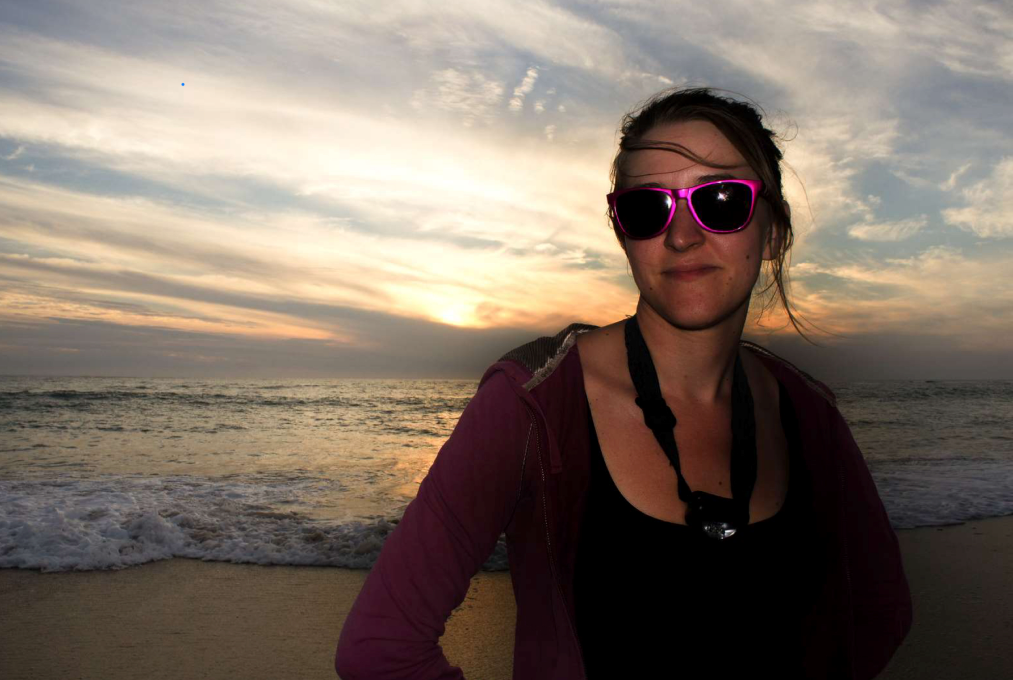
#> input picture py/py_overlap_dog/imgs/women.bmp, 1013 x 680 px
$ python main.py
#> lines starting #> are read from the running program, lines starting #| are printed output that depends on the picture
### py/py_overlap_dog/lime.py
from pathlib import Path
import time

from PIL import Image
import numpy as np

# ----- import python function ----- #
from init_map import initial_map
from alm import lime_trial
from gamma_corr import gamma_corr
from typing import Optional


def run_lime(
    out_dir: Path,
    img_in: np.ndarray,
    alpha: float = 0.08,
    mu0: float = 0.01,
    rho: float = 1.2,
    gamma: float = 0.8,
    k0: int = 1,
    save_label: Optional[str] = None,
) -> np.ndarray:
    t0 = time.perf_counter()

    out_dir.mkdir(parents=True, exist_ok=True)
    label = save_label or "run"

    def stage_path(stage: str) -> Path:
        stage_dir = out_dir / stage
        stage_dir.mkdir(parents=True, exist_ok=True)
        return stage_dir / f"{label}.bmp"

    # also save the normalized input back (for reference)
    in_img = stage_path("input_image")
    Image.fromarray((np.clip(img_in, 0, 1) * 255).astype(np.uint8), mode="RGB").save(in_img)

    # print("image size: ", img_in.shape)

    # ----- initialize illumination map ----- #
    illum = initial_map(img_in)
    #print("initial illu map size: ", illum.shape)
    illum_out = stage_path("initial_illum_map")
    Image.fromarray((illum * 255).astype(np.uint8), mode="L").save(illum_out)

    # ----- Augmented Lagrange Multiplier (lime_trial) ----- #
    Tout = lime_trial(illum, alpha=alpha, mu0=mu0, rho=rho, k0=k0)

    # refine to [0,1], save
    Tout_clipped = np.clip(np.abs(Tout), 0, 1)
    illum_refined_out = stage_path("refined_illum_map")
    Image.fromarray((Tout_clipped * 255).astype(np.uint8), mode="L").save(illum_refined_out)

    # ----- Gamma Correction ----- #
    Tout_gamma = gamma_corr(Tout_clipped, gamma)
    illum_gamma_out = stage_path("gamma_illum_map")
    Image.fromarray((np.clip(Tout_gamma, 0, 1) * 255).astype(np.uint8), mode="L").save(illum_gamma_out)

    # ----- Enhance image by dividing input with gamma-corrected illumination ----- #
    T3 = np.stack([np.clip(Tout_gamma, 1e-6, 1.0)] * 3, axis=2)
    img_enhanced = np.clip(img_in / T3, 0, 1)  # dot division RGB channel image
    enhanced_out = stage_path("enhanced_image")
    Image.fromarray((img_enhanced * 255).astype(np.uint8), mode="RGB").save(enhanced_out)

    t1 = time.perf_counter()
    #print("execution time: {:.6f} s".format(t1 - t0))
    return img_enhanced

### py/py_overlap_dog/init_map.py
from __future__ import annotations

import numpy as np


def initial_map(rgb: np.ndarray, eps: float = 1e-6) -> np.ndarray:
    """
    Compute initial illumination map: per-pixel max over RGB channels.
    Mirrors MATLAB initial_map.m but vectorized.

    reduce(arr[i][j][k], axis)
    axis=0->arr[all i][j][k]
    axis=1->arr[i][all j][k]
    axis=2->arr[i][j][all k] = arr[i][j][0],arr[i][j][1],arr[i][j][2]
    """
    illum = np.maximum.reduce(rgb, axis=2)
    illum[illum == 0] = eps
    return np.clip(illum, 0.0, 1.0)

### py/py_overlap_dog/alm.py
from __future__ import annotations

import numpy as np
from pathlib import Path

from fft import fft2_iterative_radix2, ifft2_iterative_radix2
from tdenom import tdenom_mat

def maked_alt(m: int) -> np.ndarray:
    """Create forward-difference matrix D of shape (m, m+1)."""
    A = np.zeros((m, m + 1), dtype=np.float64)
    idx = np.arange(m)
    A[idx, idx] = -1.0
    A[idx, idx + 1] = 1.0
    # print("matrix D: ")
    # print(A)
    return A


def multiplyd(T: np.ndarray) -> np.ndarray:
    """
    Multiply D with T to get gradient.
    Returns shape (2*m, n) stacked [Dx; Dy] in column-major order.
    """
    m, n = T.shape
    Dy = maked_alt(m)
    Dxt = maked_alt(n)
    Dx = Dxt.T

    # print("Dy: \n", Dy)
    # print("Dxt: \n", Dxt)
    # print("Dx: \n", Dx)

    # vertical gradient with wrap
    altTy = np.zeros((m + 1, n), dtype=np.float64)
    # print("altTy: \n", altTy)
    altTy[:m, :n] = T
    # print("altTy: \n", altTy)
    altTy[m, : n - 1] = T[0, 1:]
    # print("altTy: \n", altTy)
    altTy[m, n - 1] = T[0, 0]
    # print("altTy: \n", altTy)
    delTy = Dy @ altTy
    # print("detTy: \n", delTy)

    # horizontal gradient with wrap
    altTx = np.zeros((m, n + 1), dtype=np.float64)
    altTx[:, :n] = T
    altTx[:, n] = T[:, 0]
    delTx = altTx @ Dx

    dtx = delTx.reshape(m * n, order="F")
    dty = delTy.reshape(m * n, order="F")
    dt = np.concatenate((dtx, dty))
    return dt.reshape((2 * m, n), order="F")


def multiplydtrans(G: np.ndarray) -> np.ndarray:
    """
    Multiply D^T with G.
    G shape is (2*m, n); returns (m, n).
    """
    # (2m, n) = (p, n)
    p, n = G.shape
    m = p // 2

    # flatten matrix G to a 2m by n vector(column major)
    g = G.reshape(p * n, order="F")
    # first m*n element is Gx, last m*n element is Gy
    Gx = g[: m * n].reshape((m, n), order="F")
    Gy = g[m * n :].reshape((m, n), order="F")

    Dyi = maked_alt(m)
    Dy = -Dyi
    Dxi = maked_alt(n)
    Dx = Dxi[:n, :n]
    Dx[:, 0] += Dxi[:n, n]  # wrap column

    altGy = np.zeros((m + 1, n), dtype=np.float64)
    altGy[1:, :] = Gy
    altGy[0, 1:] = Gy[m - 1, : n - 1]
    altGy[0, 0] = Gy[m - 1, n - 1]

    delGy = Dy @ altGy
    delGx = Gx @ Dx

    # [9 lines of commented-out code are left out]

    return delGx + delGy

def shrinkage(A: np.ndarray, X: np.ndarray) -> np.ndarray:
    """Soft thresholding."""
    return np.sign(X) * np.maximum(np.abs(X) - A, 0.0)


def gaussian_kernel(size: int, sigma: float = 2.0) -> np.ndarray:
    """1D Gaussian kernel similar to fspecial('gaussian', [size,1], sigma)."""
    half = size // 2
    x = np.arange(-half, half + 1) if size % 2 else np.arange(-half, half)
    g = np.exp(-(x**2) / (2 * sigma * sigma))
    g /= g.sum()
    return g.reshape(-1, 1)


def make_weight_matrix(Ti: np.ndarray, ker_size: int = 5) -> np.ndarray:
    """Weight matrix using gradients of Ti."""
    m, n = Ti.shape
    p = m * n
    delTi = multiplyd(Ti)
    dtvec = delTi.reshape(2 * p, order="F")

    dtx = dtvec[:p]
    dty = dtvec[p:]

    w_gauss = gaussian_kernel(ker_size, sigma=2.0).flatten()
    convl_x = np.convolve(dtx, w_gauss, mode="same")
    convl_y = np.convolve(dty, w_gauss, mode="same")
    W_x = 1.0 / (np.abs(convl_x) + 1e-4)
    W_y = 1.0 / (np.abs(convl_y) + 1e-4)

    W_vec = np.concatenate((W_x, W_y))
    return W_vec.reshape((2 * m, n), order="F")

# ===== 1. shift fft ===== #
# [30 lines left out: functions Tdenom, updateT, not called in this run]
# ===== 1. shift fft ===== #

# ===== 2. unshift fft ===== #
def Tdenom_no_shift(m: int, n: int, mu: float) -> np.ndarray:
    """Denominator without fftshift; for use with unshifted spectra."""
    dxe = np.zeros((m, n), dtype=np.float64)
    dye = np.zeros((m, n), dtype=np.float64)
    dxe[1, 1] = -1.0
    dxe[1, 2 % n] = 1.0
    dye[1, 1] = -1.0
    dye[2 % m, 1] = 1.0

    dxf = np.fft.fft2(dxe)
    dyf = np.fft.fft2(dye)
    return 2.0 + mu * (np.conj(dxf) * dxf + np.conj(dyf) * dyf)

def updateT_no_shift(Ti: np.ndarray, mu: float, G: np.ndarray, U: np.ndarray) -> np.ndarray:
    """Update T sub-problem without fftshift/ifftshift (Td is unshifted to match)."""
    X = G - U                 # (G - Z/μ)
    delX = multiplydtrans(X)  # D^T * (G - Z/μ)
    Tnum = 2 * Ti + mu * delX # w * T + μ * D^T * (G - Z/μ)
    Tn = np.fft.fft2(Tnum)    # F{w * T + μ * D^T * (G - Z/μ)}

    m, n = Ti.shape
    Td = Tdenom_no_shift(m, n, mu)
    Tnd = Tn / Td
    return np.real(np.fft.ifft2(Tnd))
# ===== 2. unshift fft ===== #

# ===== 3. selfdefined fft ===== #
# [105 lines left out: functions updateT_selfdefined, Tdenom_selfdefined, updateT_param, Tdenom_param, updateT_dat, load_tdenom_hex and 1 more, not called in this run]
# ===== 5. fft with data file ===== #

def lime_trial(Ti: np.ndarray, alpha: float, mu0: float, rho: float, k0: int = 50) -> np.ndarray:
    """
    ADMM/ALM solver.
    Ti: initial illumination map (2D)
    alpha, mu0, rho: solver hyperparameters
    k0: iterations
    """
    m, n = Ti.shape
    k = 0
    mu = mu0
    Z = np.zeros((2 * m, n), dtype=np.float64) # 2m by n matrix
    # print(f"matrix Z: {2 * m} by {n}")
    # print(Z)
    G = np.zeros((2 * m, n), dtype=np.float64) # 2m by n matrix
    # print(f"matrix G: {2 * m} by {n}")
    # print(G)
    W = make_weight_matrix(Ti, ker_size=5)
    # print("matrix W:")
    # print(W)

    while k < k0:
        U = Z / mu                  # Z / μ
        A = alpha * W / mu          # Threshold matrix of each element
        T = updateT_no_shift(Ti, mu, G, U)   # T(t+1) = ...
        delT = multiplyd(T)         # ∇T
        G = shrinkage(A, delT + U)  # G(t+1) = Shrinkage(∇T + Z / μ)
        B = delT - G                # ∇T - G
        Z = mu * (B + U)            # Z(t+1) = μ(t) * (∇T - G)
        mu *= rho                   # μ(t+1) = μ(t)
        # [10 lines of commented-out code are left out]
        k += 1

    return T

### py/py_overlap_dog/gamma_corr.py
import numpy as np


def gamma_corr(a: np.ndarray, gamma: float) -> np.ndarray:
    """Element-wise gamma correction, matches MATLAB gamma_corr.m."""
    return a ** gamma

### py/py_overlap_dog/fusion.py
import numpy as np
from pathlib import Path

# ==========================================
# 0. Algorithm Parameters and Core Kernels
# ==========================================
# Hardware Optimization: Replace division with multiplication (Shift in Fixed-point logic)
# 1/16 = 0.0625
# 1/256 = 0.00390625
_k1d = np.array([1, 4, 6, 4, 1], dtype=np.float64)
# In hardware, this corresponds to: (ConvResult * 1) >> 8
GAUSS_KERNEL_5x5 = np.outer(_k1d, _k1d) / 256

LAPLACE_KERNEL_3x3 = np.array([
    [0,  1, 0],
    [1, -4, 1],
    [0,  1, 0]
], dtype=np.float64)

# Pre-calculate constant for Exposure to avoid division
# sigma = 0.2, 2*sigma^2 = 0.08
# INV_TWO_SIGMA_SQ = 1 / 0.08 = 12.5
INV_TWO_SIGMA_SQ = 12.5

def save_debug_dat(data, name, save_dir):
    """
    Save numpy array as a .dat file.
    save_dir: The specific directory to save the file (created automatically).
    """
    if save_dir is None:
        return

    # Automatically create directories recursively
    save_dir.mkdir(parents=True, exist_ok=True)

    path = save_dir / f"{name}.dat"

    if data.ndim == 3:
        h, w, c = data.shape
        to_save = data.reshape(-1, c)
    else:
        to_save = data

    # Save as plain text float, space delimited
    np.savetxt(path, to_save, fmt='%.6f', delimiter=' ')

# ==========================================
# 1. Basic Operation Units (No Up/Down Sample)
# ==========================================
def float_pad_reflect(img, pad_size):
    if img.ndim == 2:
        return np.pad(img, ((pad_size, pad_size), (pad_size, pad_size)), mode='reflect')
    else:
        return np.pad(img, ((pad_size, pad_size), (pad_size, pad_size), (0, 0)), mode='reflect')

def float_conv2d(img, kernel):
    k_h, k_w = kernel.shape
    pad_h = k_h // 2
    padded = float_pad_reflect(img, pad_h)
    from numpy.lib.stride_tricks import sliding_window_view
    windows = sliding_window_view(padded, (k_h, k_w))
    # Here only multiplication and addition (MAC) remain
    return np.sum(windows * kernel, axis=(2, 3))

def float_rgb2gray(img_patch):
    # These coefficients are also constant multiplications
    return np.dot(img_patch[..., :3], [0.114, 0.587, 0.299])

def float_gaussian_blur(img):
    """Perform Gaussian blur only, keep size unchanged."""
    return float_conv2d(img, GAUSS_KERNEL_5x5)

# ==========================================
# 2. Weight Calculation Logic (Hardware Optimized)
# ==========================================
def compute_cse_weights_debug(img_patch):
    # 1. Contrast (Laplacian) - Pure addition/subtraction and shifting
    # Kernel: 1, -4 (shift left 2)
    gray = float_rgb2gray(img_patch)
    C = np.abs(float_conv2d(gray, LAPLACE_KERNEL_3x3))

    # 2. Saturation (No-Division Optimization)
    # Original Formula: S = sum( (x - mean)^2 )
    # Trick: To avoid the division in mean = (R+G+B)/3, we scale the entire equation by 9.
    # S_scaled = (3R - Sum)^2 + (3G - Sum)^2 + (3B - Sum)^2
    # In Hardware: 3*R can be implemented as (R<<1) + R, using no multipliers.

    R = img_patch[:, :, 0]
    G = img_patch[:, :, 1]
    B = img_patch[:, :, 2]

    Sum_RGB = R + G + B

    # Calculate (3*Ch - Sum)^2
    # The result here is 9 times the original variance, but it does not affect comparison results.
    diff_r = (3 * R) - Sum_RGB
    diff_g = (3 * G) - Sum_RGB
    diff_b = (3 * B) - Sum_RGB

    S = (diff_r ** 2) + (diff_g ** 2) + (diff_b ** 2)

    # 3. Exposure (Multiplication Optimization)
    # exp( -diff^2 / 0.08 ) -> exp( -diff^2 * 12.5 )
    diff = img_patch - 0.5
    sq_diff = diff ** 2
    # Use multiplication instead of division
    E_c = np.exp(-sq_diff * INV_TWO_SIGMA_SQ)
    E = E_c[:, :, 0] * E_c[:, :, 1] * E_c[:, :, 2]

    # Combine Weights
    CS = C * S
    CSE = C * S * E

    return CSE + 1e-12, C, CS, CSE

# ==========================================
# 3. Main Fusion & Storage (Undecimated DoG)
# ==========================================
def run_fusion(enhanced1_patch, enhanced2_patch_inv, arr_patch, save_dir=None, patch_label=""):
    """
    Directory Structure Update:
    Weights: Category -> SubCategory -> IMGx -> File
    Pyramid: Category -> SubCategory -> Level (L0,L1) -> IMGx -> File
    """
    inputs = [enhanced1_patch, enhanced2_patch_inv, arr_patch]
    img_names = ["IMG1", "IMG2", "IMG3"]

    # --- Define Root Directories ---
    if save_dir:
        dir_cse_root = save_dir / "CSE"
        dir_pyr_root = save_dir / "Pyramid"

        # Sub-categories
        dir_c   = dir_cse_root / "1_C"
        dir_cs  = dir_cse_root / "2_CS"
        dir_cse = dir_cse_root / "3_CSE"
        dir_wta = dir_cse_root / "4_WTA_Mask"

        dir_pyr_gauss = dir_pyr_root / "1_Source_Blur"
        dir_pyr_dog   = dir_pyr_root / "2_Source_DoG"
        dir_pyr_mask  = dir_pyr_root / "3_Mask_Gauss"
        dir_pyr_fused = dir_pyr_root / "4_Fused_Pyr"
        dir_pyr_recon = dir_pyr_root / "5_Recon"

    # --- Step 1: Weights & Mask ---
    weights_raw = []
    for idx, img in enumerate(inputs):
        w, c, cs, cse = compute_cse_weights_debug(img)
        weights_raw.append(w)
        if save_dir:
            img_folder = img_names[idx]
            # Path: CSE -> 1_C -> IMGx -> File
            save_debug_dat(c,   f"{patch_label}_Weights_C",   dir_c   / img_folder)
            save_debug_dat(cs,  f"{patch_label}_Weights_CS",  dir_cs  / img_folder)
            save_debug_dat(cse, f"{patch_label}_Weights_CSE", dir_cse / img_folder)

    weights_raw = np.array(weights_raw)

    # Here we only compare magnitude, scaling by 9 does not affect the result.
    best_indices = np.argmax(weights_raw, axis=0)
    masks = []
    for k in range(3):
        m = (best_indices == k).astype(np.float64)
        masks.append(m)
        if save_dir:
            # Path: CSE -> 4_WTA_Mask -> IMGx -> File
            save_debug_dat(m, f"{patch_label}_Masks_WTA", dir_wta / img_names[k])

    # --- Step 2: Undecimated DoG Decomposition ---
    levels = 3
    pyr_imgs = []
    suffix_list = ["Und", "Ove", "Ori"]

    for idx, img in enumerate(inputs):
        img_folder = img_names[idx]
        suffix = suffix_list[idx]

        channels_pyr = []

        # Debug lists for storage
        blur_pyr_rgb_debug = [ [] for _ in range(levels) ]
        dog_pyr_rgb_debug = [ [] for _ in range(levels) ]

        for ch in range(3):
            current_img = img[:, :, ch]
            layer_list = []

            # --- Core Loop: Generate DoG ---
            temp_blur_list = [current_img]

            # Generate Blur Sequence
            for l in range(1, levels):
                blurred = float_gaussian_blur(temp_blur_list[-1])
                temp_blur_list.append(blurred)

            # Subtract to generate DoG
            for l in range(levels - 1):
                dog = temp_blur_list[l] - temp_blur_list[l+1]
                layer_list.append(dog)

                # Collect debug info
                dog_pyr_rgb_debug[l].append(dog)
                blur_pyr_rgb_debug[l].append(temp_blur_list[l])

            # The last layer Base
            base = temp_blur_list[-1]
            layer_list.append(base)

            # Collect debug info
            dog_pyr_rgb_debug[levels-1].append(base)
            blur_pyr_rgb_debug[levels-1].append(base)

            channels_pyr.append(layer_list)

        pyr_imgs.append(channels_pyr)

        if save_dir:
            for l in range(levels):
                # Path: Pyramid -> 1_Source_Blur -> L{l} -> IMGx -> File
                save_debug_dat(np.stack(blur_pyr_rgb_debug[l], axis=2),
                               f"{patch_label}_Img{idx+1}_{suffix}_Blur_L{l}",
                               dir_pyr_gauss / f"L{l}" / img_folder)

                # Path: Pyramid -> 2_Source_DoG -> L{l} -> IMGx -> File
                save_debug_dat(np.stack(dog_pyr_rgb_debug[l], axis=2),
                               f"{patch_label}_Img{idx+1}_{suffix}_DoG_L{l}",
                               dir_pyr_dog / f"L{l}" / img_folder)

    # --- Step 3: Mask Smooth ---
    pyr_masks = []
    for k in range(3):
        m = masks[k]
        mask_layers = [m] # L0 Mask

        current_m = m
        for _ in range(levels - 1):
            current_m = float_gaussian_blur(current_m)
            mask_layers.append(current_m)

        pyr_masks.append(mask_layers)

        if save_dir:
            img_folder = img_names[k]
            for l in range(levels):
                # Path: Pyramid -> 3_Mask_Gauss -> L{l} -> IMGx -> File
                save_debug_dat(mask_layers[l],
                               f"{patch_label}_Masks_Blur_L{l}",
                               dir_pyr_mask / f"L{l}" / img_folder)

    # --- Step 4: Blending (Fusion) ---
    fused_pyr_channels = [[], [], []]
    for ch in range(3):
        for l in range(levels):
            h, w = 32, 32
            fused_layer = np.zeros((h, w), dtype=np.float64)
            for k in range(3):
                # Only multiplication and addition (MAC)
                fused_layer += (pyr_masks[k][l] * pyr_imgs[k][ch][l])
            fused_pyr_channels[ch].append(fused_layer)

    if save_dir:
        for l in range(levels):
            layer_rgb = [fused_pyr_channels[c][l] for c in range(3)]
            # Path: Pyramid -> 4_Fused_Pyr -> L{l} -> File (No IMGx, No Patch Folder)
            save_debug_dat(np.stack(layer_rgb, axis=2),
                           f"{patch_label}_Fused_DoG_L{l}",
                           dir_pyr_fused / f"L{l}")

    # --- Step 5: Reconstruction (Direct Sum) ---
    final_channels = []
    for ch in range(3):
        layers = fused_pyr_channels[ch]
        # Direct summation (Adder Tree)
        img_recon = np.sum(layers, axis=0)
        final_channels.append(img_recon)

    final_img_32 = np.stack(final_channels, axis=2)

    if save_dir:
        # Path: Pyramid -> 5_Recon -> File
        save_debug_dat(final_img_32, f"{patch_label}_Recon_32x32", dir_pyr_recon)

    crop_s = 4
    crop_e = 28
    final_img_24 = np.clip(final_img_32[crop_s:crop_e, crop_s:crop_e, :], 0.0, 1.0)

    return final_img_24

### py/py_overlap_dog/main.py
from pathlib import Path
from PIL import Image
from lime import run_lime
from fusion import run_fusion, save_debug_dat
import numpy as np


if __name__ == "__main__":
    # get absolute path of this file's directory (py_hardware)
    root = Path(__file__).resolve().parent
    img = root / "imgs" / "women.bmp"

    # output file path
    out_dir_lime1 = root / "imgs_lime1"
    out_dir_lime1.mkdir(parents=True, exist_ok=True)
    out_dir_lime2 = root / "imgs_lime2"
    out_dir_lime2.mkdir(parents=True, exist_ok=True)
    out_dir_fusion = root / "imgs_fusion"
    out_dir_fusion.mkdir(parents=True, exist_ok=True)

    out_dir_dat_debug = root / "imgs_dat_output"
    out_dir_dat_debug.mkdir(parents=True, exist_ok=True)

    # normalize to [0,1] in main, pass arr to run_lime
    arr = np.asarray(Image.open(img).convert("RGB"), dtype=np.float64) / 255.0
    figure_size = 680
    # static figure size
    arr = arr[0:figure_size, 0:figure_size, 0:3]
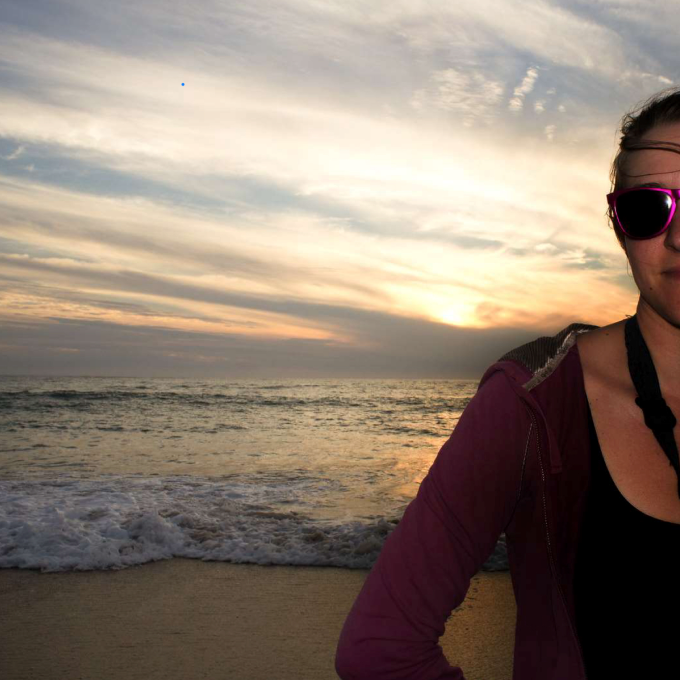
#> arr: shape (680, 680, 3) float64; mean R, G, B 0.558, 0.498, 0.447
    # print(arr.shape)
    ori_img = out_dir_lime1/"original_image.bmp"
    Image.fromarray((arr * 255).astype(np.uint8), mode="RGB").save(ori_img)
    '''
    Original Image Size: 680x680x3
    Output Image Size : 672x672x3
    Patch Size: 32x32x3 Valid
    Patch Size: 24x24x3(discard the boundary)
    4 * 2(Discard Boundary) + 24 * Patch Number = 680
    Patch Number = 28
    '''
    # 32x32x3 patch size (0–255)
    patch_size = 32
    valid_size = 24
    border = (patch_size - valid_size) // 2
    patch_num = (figure_size - 2 * border) // valid_size
    patch_img = np.zeros((patch_size, patch_size), dtype=np.float64)
    # 672x672x3 matrix
    out_size = figure_size - 2 * border
    enhanced1_img = np.zeros((out_size, out_size, 3), dtype=np.float64)
    enhanced2_img = np.zeros((out_size, out_size, 3), dtype=np.float64)
    clip_orig_img = np.zeros((out_size, out_size, 3), dtype=np.float64)
    fused_full_img = np.zeros((out_size, out_size, 3), dtype=np.float64)
    iteration_cnt = 0

    print(f"Start processing... Patch Num: {patch_num}x{patch_num}")

    for i in range(patch_num):
        for j in range (patch_num):
            patch_img = arr[i*valid_size:i*valid_size + patch_size , j*valid_size: j*valid_size+patch_size, 0:3]
            patch_label = f"patch_{i:02d}_{j:02d}"

            # enhanced1_patch(32x32x3)
#> (the run stopped early here; a loop or call above may not have finished)
